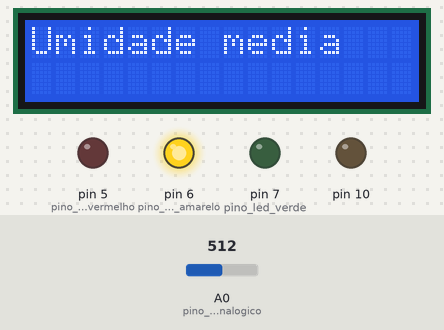
Recording of a sketch running on a simulated Arduino Uno, built with avr-gcc and run on an emulated ATmega328P. Shown: 16×2 character LCD, output pins drawn as LEDs (lit = HIGH). The inputs (shaded band) are chosen by the test bench; at power-on: A0 (pino_sinal_analogico) = 512. What the sketch prints to the serial monitor is not drawn.

Above: at 1.2 s.
1.3 s: A0 (pino_sinal_analogico) set to 390
At 1.5 s:
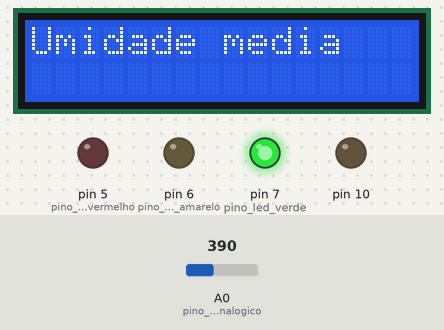
At 9.1 s:
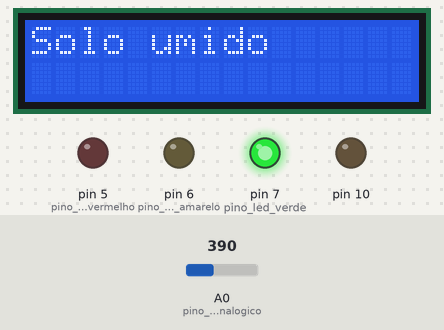
Timing chart, 0 to 10.2 s (numbered marks = the images above; inputs shaded):
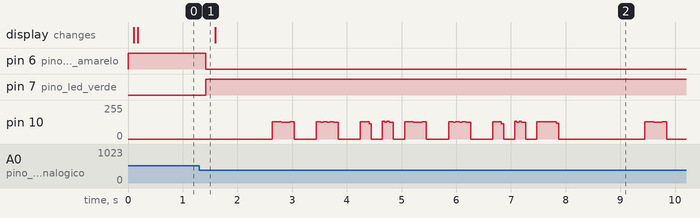

The sketch:

Projeto_Chuva.ino
```cpp
#include <Wire.h>
#include <LiquidCrystal_I2C.h>
LiquidCrystal_I2C lcd(0x27,16,2);

#define pino_sinal_analogico A0
#define pino_led_vermelho 5
#define pino_led_amarelo 6
#define pino_led_verde 7

int valor_analogico;
void tom(char pino, int frequencia, int duracao);

void setup()
{
  Serial.begin(9600);
  pinMode(pino_sinal_analogico, INPUT);
  pinMode(pino_led_vermelho, OUTPUT);
  pinMode(pino_led_amarelo, OUTPUT);
  pinMode(pino_led_verde, OUTPUT);
  pinMode(10,OUTPUT);
}

void loop()
{

//LEDs + Sensor de umidade

  valor_analogico = analogRead(pino_sinal_analogico);
  Serial.print("Porta analogica: ");
  Serial.print(valor_analogico);

  if (valor_analogico > 0 && valor_analogico < 400){
    Serial.println(" Status: Solo umido");
    apagaleds();
    digitalWrite(pino_led_verde, HIGH);}

  if (valor_analogico > 400 && valor_analogico < 800){
    Serial.println(" Status: Umidade moderada");
    apagaleds();
    digitalWrite(pino_led_amarelo, HIGH);}

  if (valor_analogico > 800 && valor_analogico < 1024){
    Serial.println(" Status: Solo seco");
    apagaleds();
    digitalWrite(pino_led_vermelho, HIGH);}
  delay(100);

//LCD

  lcd.init();
  lcd.setBacklight(HIGH);
  lcd.setCursor(0,0);

  if (valor_analogico > 800 && valor_analogico < 1024){
  lcd.print("Solo seco");}

  if (valor_analogico > 400 && valor_analogico < 800){
  lcd.print("Umidade media");}

  if (valor_analogico > 0 && valor_analogico < 400){
  lcd.print("Solo umido");}

//Buzzer

  if (valor_analogico > 0 && valor_analogico < 400){

  delay(1000);
  int tempo = 400;
  tom(10,440,tempo); //LA
  delay(tempo);
  tom(10,294,tempo); //RE
  delay(tempo);
  tom(10,349,tempo/2); //FA
  delay(tempo/2);
  tom(10,392,tempo/2); //SOL
  delay(tempo/2);
  tom(10,440,tempo); //LA
  delay(tempo);
  tom(10,294,tempo); //RE
  delay(tempo);
  tom(10,349,tempo/2); //FA
  delay(tempo/2);
  tom(10,392,tempo/2); //SOL
  delay(tempo/2);
  tom(10,330,tempo); //MI
  delay(tempo);}
}

void tom(char pino, int frequencia, int duracao){
  float periodo = 1000.0/frequencia; //Periodo em ms
  for (int i = 0; i< duracao/(periodo);i++){ //Executa a rotina de dentro o tanta de vezes que a frequencia desejada cabe dentro da duracao
    digitalWrite(pino,HIGH);
    delayMicroseconds(periodo*500); //Metade do periodo em ms
    digitalWrite(pino, LOW);
    delayMicroseconds(periodo*500);
  }
}

//LEDs + Sensor de umidade

void apagaleds()
{
  digitalWrite(pino_led_vermelho, LOW);
  digitalWrite(pino_led_amarelo, LOW);
  digitalWrite(pino_led_verde, LOW);
}
```

Measured:
- after the input at 1.3 s, pin 6 (pino_led_amarelo): HIGH → LOW after 0.12 s; pin 7 (pino_led_verde): LOW → HIGH after 0.12 s
